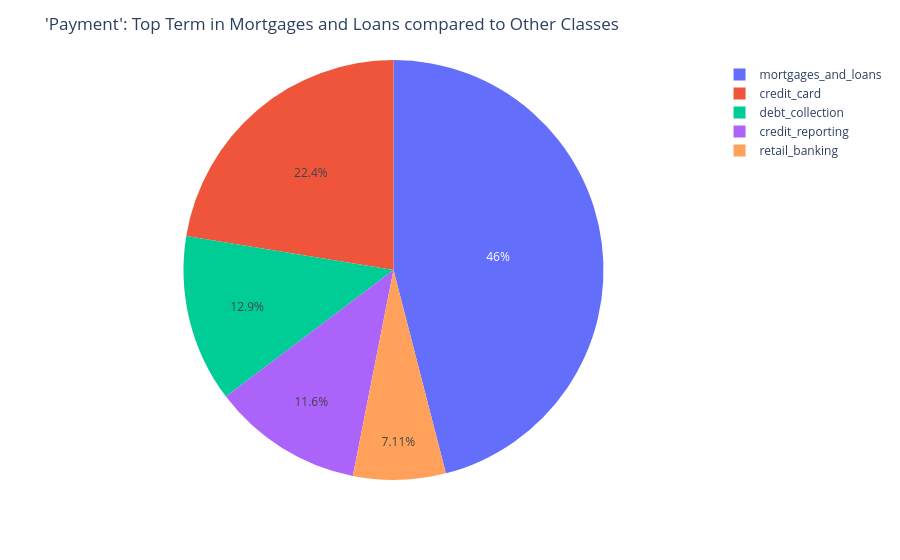

This figure's notebook cell:
### Code cell
fig = px.pie(df, values=df.loc['payment'], names=column_names)
fig.update_layout(title = "'Payment': Top Term in Mortgages and Loans compared to Other Classes")
fig.show()

### Figure 1 — Plotly figure (JSON) as saved in the notebook; plotly's stock layout.template omitted (floating-point values rounded to 4 significant figures)
{"data": [{"domain": {"x": [0, 1], "y": [0, 1]}, "hovertemplate": "label=%{label}<br>value=%{value}<extra></extra>", "labels": ["credit_reporting", "debt_collection", "mortgages_and_loans", "credit_card", "retail_banking"], "legendgroup": "", "name": "", "showlegend": true, "type": "pie", "values": [0.1027, 0.114, 0.4071, 0.1984, 0.06298]}], "layout": {"legend": {"tracegroupgap": 0}, "margin": {"t": 60}, "title": {"text": "'Payment': Top Term in Mortgages and Loans compared to Other Classes"}}}
